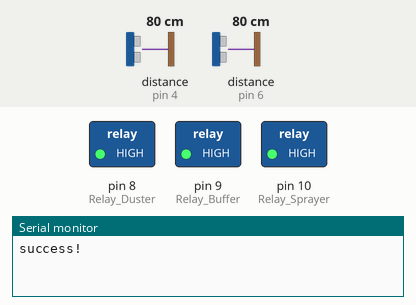
Bench run of a sketch on a simulated Arduino Uno, built with avr-gcc and run on an emulated ATmega328P. On the bench: switched loads named in the sketch (green lamp = pin HIGH), the last lines printed to the serial monitor. Wiring (inferred from the names in the program): 2 × ultrasonic range finder: trigger pin 5, echo pin 4 / trigger pin 7, echo pin 6. The inputs (shaded band) are chosen by the test bench; at power-on: distance to the obstacle (sensors on pin 6, pin 4) 80 cm. The echo pulse lasts 58.3 µs per cm; pins used as bus, display or sensor lines are not drawn.

Above: at 1.3 s.
1.4 s: distance to the obstacle (sensor on pin 6) set to 12 cm
2.9 s: distance to the obstacle (sensor on pin 6) set to 9 cm
At 3.3 s:
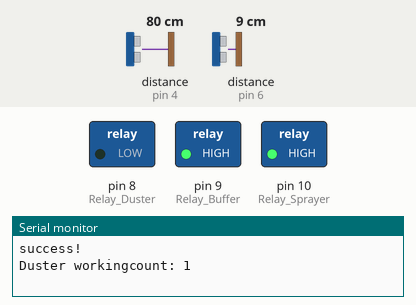
4.5 s: distance to the obstacle (sensor on pin 4) set to 12 cm
6.0 s: distance to the obstacle (sensor on pin 4) set to 9 cm
At 6.4 s:
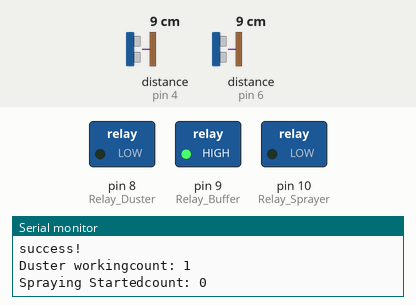
7.5 s: distance to the obstacle (sensor on pin 6) set to 18 cm
At 8.7 s:
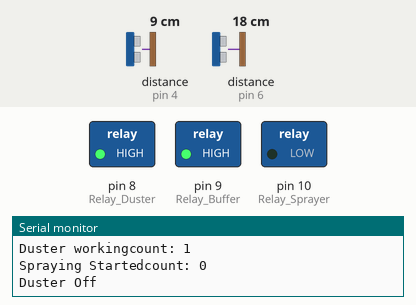
9.0 s: distance to the obstacle (sensor on pin 6) set to 2 cm
At 12.2 s:
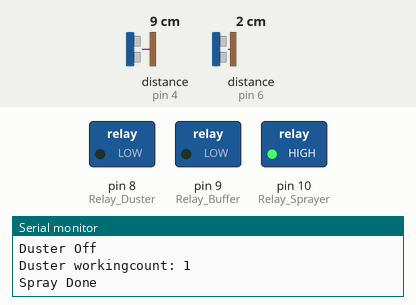
Timing chart, 0 to 13.0 s (numbered marks = the images above; inputs shaded):
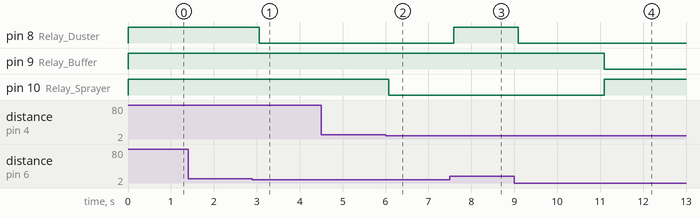

Measured:
- the behaviour switches between 11 and 10 cm on distance to the obstacle (sensor on pin 6) (found by bisection; images 0 and 1)
- the behaviour switches between 11 and 10 cm on distance to the obstacle (sensor on pin 4) (found by bisection; images 1 and 2)
- after the input at 1.4 s, every drawn part: stays the same
- after the input at 2.9 s, pin 8 (Relay_Duster): HIGH → LOW after 0.16 s
- after the input at 4.5 s, every drawn part: stays the same
- after the input at 6.0 s, pin 10 (Relay_Sprayer): HIGH → LOW after 0.08 s
- after the input at 7.5 s, pin 8 (Relay_Duster): LOW → HIGH after 0.09 s
- after the input at 9.0 s, pin 8 (Relay_Duster): HIGH → LOW after 0.09 s

The sketch:

sketch_jun25a.ino
```cpp
#include <Arduino.h>

#define Trig_Clean   7
#define Echo_Clean   6
#define Trig_Polish  5
#define Echo_Polish  4

#define Relay_Duster   8
#define Relay_Buffer   9
#define Relay_Sprayer  10

#define Range_Max     10.0
#define Range_Min     1.0
#define Time_Limit    20000

#define Relay_Action_Low
#ifdef Relay_Action_Low
  #define Relay_On  LOW
  #define Relay_Off HIGH
#else
  #define Relay_On  HIGH
  #define Relay_Off LOW
#endif

bool dusterRunning = false;
int count = 0;

enum PolishPhase { idle, spraying, buffing };
PolishPhase polishStatus = idle;
unsigned long sprayStartTime = 0;

//read distance from sensor
float readRange(int trigPin, int echoPin) {
  digitalWrite(trigPin, LOW);
  delayMicroseconds(2);
  digitalWrite(trigPin, HIGH);
  delayMicroseconds(10);
  digitalWrite(trigPin, LOW);

  long duration = pulseIn(echoPin, HIGH, Time_Limit);
  return (duration == 0) ? -1 : (duration * 0.034 / 2);
}

void initializeSystem() {
  pinMode(Trig_Clean, OUTPUT);
  pinMode(Echo_Clean, INPUT);
  pinMode(Trig_Polish, OUTPUT);
  pinMode(Echo_Polish, INPUT);

  pinMode(Relay_Duster, OUTPUT);
  pinMode(Relay_Buffer, OUTPUT);
  pinMode(Relay_Sprayer, OUTPUT);

  digitalWrite(Relay_Duster, Relay_Off);
  digitalWrite(Relay_Buffer, Relay_Off);
  digitalWrite(Relay_Sprayer, Relay_Off);

  Serial.begin(9600);
  Serial.println("success!");
}

//control cleaning
void controlDuster(float range) {
  switch (dusterRunning) {
    case false:
      switch ((range > Range_Min && range <= Range_Max)) {
        case true:
          digitalWrite(Relay_Duster, Relay_On);
          dusterRunning = true;
          count++;
          Serial.print("Duster working");
          Serial.print("count: ");
          Serial.println(count);
          break;
      }
      break;

    case true:
      switch ((range <= Range_Min || range > Range_Max)) {
        case true:
          digitalWrite(Relay_Duster, Relay_Off);
          dusterRunning = false;
          Serial.println("Duster Off");
          break;
      }
      break;
  }
}

//control polishing
void controlBuffer(float range) {
  switch (polishStatus) {
    case idle:
      if (range > Range_Min && range <= Range_Max) {
        if (count > 0) {
          digitalWrite(Relay_Sprayer, Relay_On);
          sprayStartTime = millis();
          polishStatus = spraying;
          count--;
          Serial.print("Spraying Started");
          Serial.print("count: ");
          Serial.println(count);
        } else {
          Serial.println("Buffer Locked");
        }
      }
      break;

    case spraying:
      if (millis() - sprayStartTime >= 5000) {
        digitalWrite(Relay_Sprayer, Relay_Off);
        digitalWrite(Relay_Buffer, Relay_On);
        polishStatus = buffing;
        Serial.println("Spray Done");//buffer on
      }
      break;

    case buffing:
      if (range <= Range_Min || range > Range_Max) {
        digitalWrite(Relay_Buffer, Relay_Off);
        polishStatus = idle;
        Serial.println("Buffer Off");
      }
      break;
  }

  //if shoe removed too early reset spray
  if ((range <= Range_Min || range > Range_Max) && polishStatus == spraying) {
    digitalWrite(Relay_Sprayer, Relay_Off);
    polishStatus = idle;
    Serial.println("reset");
  }
}

void setup() {
  initializeSystem();
}

void loop() {
  float rangeDust = readRange(Trig_Clean, Echo_Clean);
  float rangePolish = readRange(Trig_Polish, Echo_Polish);

  controlDuster(rangeDust);
  controlBuffer(rangePolish);

  delay(500);
}
```
